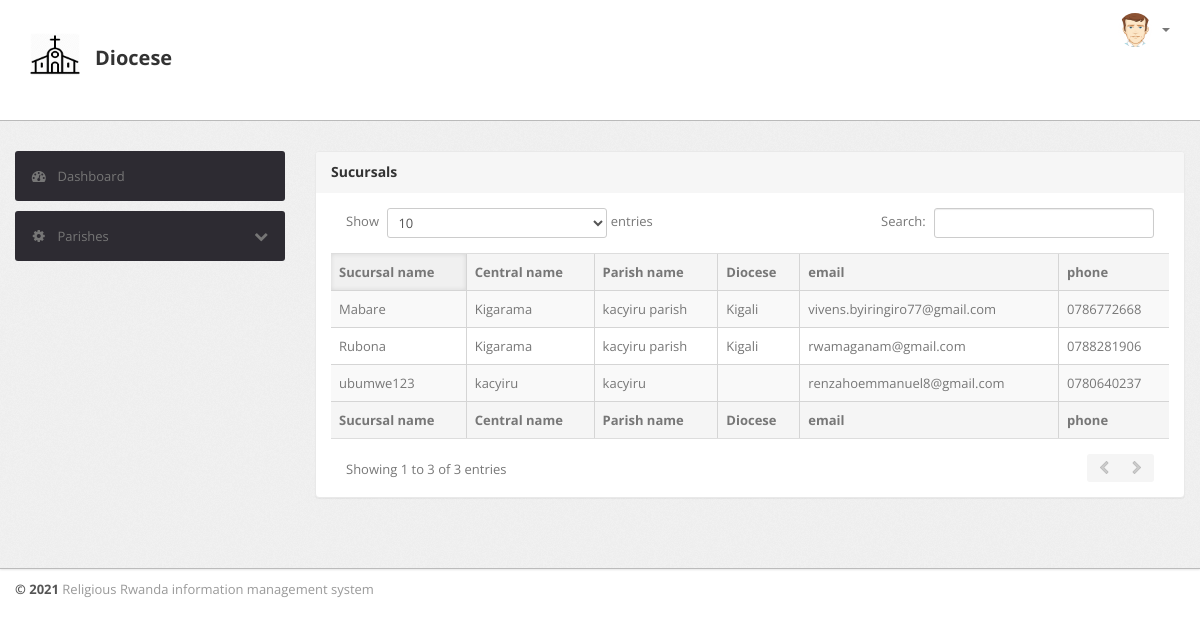
Page /diocese/sucursals.php (signed in) on the committed database.
### tables this page shows
CREATE TABLE `sucursals` (
  `id` int(123) NOT NULL,
  `central_id` int(123) NOT NULL,
  `parish_id` int(123) NOT NULL,
  `suc_name` varchar(255) NOT NULL,
  `email` varchar(255) DEFAULT NULL,
  `phone` varchar(255) DEFAULT NULL
);

CREATE TABLE `centrals` (
  `id` int(123) NOT NULL,
  `parish_id` int(123) NOT NULL,
  `central_name` varchar(255) NOT NULL,
  `email` varchar(255) DEFAULT NULL,
  `phone` varchar(255) DEFAULT NULL
);

CREATE TABLE `parishes` (
  `id` int(11) NOT NULL,
  `parish_name` varchar(112) NOT NULL,
  `diocese_id` int(11) NOT NULL,
  `email` varchar(255) DEFAULT NULL,
  `phone` varchar(255) DEFAULT NULL
);

CREATE TABLE `diocese` (
  `id` int(123) NOT NULL,
  `diocese_name` varchar(123) NOT NULL,
  `short_descriptions` varchar(123) DEFAULT NULL,
  `email` varchar(255) NOT NULL DEFAULT 'systemtest@example.com',
  `phone` varchar(50) NOT NULL DEFAULT '+250788800090'
);

### diocese/urls.php (called while the page is built, shortened)
<?php
$index = "../diocese/homepage";

### diocese/sucursals.php (the view, shortened to what this page needs)
<!DOCTYPE html>
<html lang="en">
<head>
    <link type="text/css" href="../bootstrap/css/bootstrap.min.css" rel="stylesheet">
    <link type="text/css" href="../bootstrap/css/bootstrap-responsive.min.css" rel="stylesheet">
    <link type="text/css" href="../css/theme.css" rel="stylesheet">
    <link type="text/css" href="../images/icons/css/font-awesome.css" rel="stylesheet">
    <link rel="stylesheet" href="../css/font-awesome-4.7.0/css/font-awesome.css">
</head>
<body>
    <?php include("includes/nav-top.php"); ?>
    <div class="wrapper">
        <div class="container">
            <div class="row">
                <div class="span3">
                    <?php include("includes/sidebar.php"); ?>
                </div>
                <div class="span9">
                    <div class="content">
                        <div class="module">
                            <div class="module-head">
                                <h3>Sucursals</h3>
                            </div>
                            <div class="module-body col-lg-12">
                                <table cellpadding="0" cellspacing="0" border="0"
                                    class="datatable-1 table-responsive table table-bordered table-striped	 display"
                                    width="100%">
                                    <thead>
                                        <tr>
                                            <th>Sucursal name</th>
                                            <th>Central name</th>
                                            <th>Parish name</th>
                                            <th>Diocese</th>
                                            <th>email</th>
                                            <th>phone</th>
                                        </tr>
                                    </thead>
                                    <tbody>
                                        <?php
                                            $qr_religions = mysqli_query($conn,"SELECT * FROM sucursals");
                                            while($row = mysqli_fetch_array($qr_religions)){
                                        ?>
                                        <tr>
                                            <td>
                                                <?php echo $row["suc_name"] ?>
                                            </td>
                                            <td>
                                                <?php $get_dios = $conn->query("SELECT * FROM centrals WHERE id='".$row['central_id']."'");
                                                        while($dio_row = mysqli_fetch_array($get_dios)){
                                                            echo $dio_row["central_name"];
                                                        }
                                                ?>
                                            </td>
                                            <td>
                                                <?php $get_dios = $conn->query("SELECT * FROM parishes WHERE id='".$row['parish_id']."'");
                                                    while($dio_row = mysqli_fetch_array($get_dios)){
                                                        echo $dio_row["parish_name"];
                                                ?>
                                            </td>
                                            <td>
                                                <?php
                                                        $get_dioceseONpar = $conn->query("SELECT * FROM diocese WHERE id='".$dio_row['diocese_id']."'");
                                                        while($getItem = mysqli_fetch_array($get_dioceseONpar)){
                                                            echo $getItem["diocese_name"];
                                                        }
                                                    }
                                                ?>
                                            </td>
                                            <td><?php echo $row["email"] ?></td>
                                            <td><?php echo $row["phone"] ?></td>
                                        </tr>
                                        <?php  }  ?>
                                    </tbody>
                                    <tfoot>
                                        <tr>
                                            <th>Sucursal name</th>
                                            <th>Central name</th>
                                            <th>Parish name</th>
                                            <th>Diocese</th>
                                            <th>email</th>
                                            <th>phone</th>
                                        </tr>
                                    </tfoot>
                                </table>
                            </div>
                        </div>
                        <br />
                    </div>
                </div>
            </div>
        </div>
    </div>
    <?php include("includes/footer.php"); ?>
</body>

### diocese/includes/nav-top.php (shortened to what this page needs)
<?php include("urls.php");
?>
<link rel="stylesheet" href="../css/font-awesome-4.7.0/css/font-awesome.css">
<div class="navbar navbar-fixed-top">
    <div class="navbar-inner">
        <div class="container">
                <a class="brand" href="<?php echo $index; ?>">
                <div class="img-rounded">
                    <img class="user-img" style="height:80px;width:80px;" src="../images/accounts/parish.png"
                        title="no image uploaded">Diocese <?php echo $name_top; ?>
                </div>
            </a>
            <div class="nav-collapse collapse navbar-inverse-collapse">
                <ul class="nav pull-right">
                    <li><a href="#"><?php echo $email_top; ?> </a></li>
                    <li class="nav-user dropdown"><a href="#" class="dropdown-toggle" data-toggle="dropdown">
                            <img src="../images/user.png" class="nav-avatar" />
                            <b class="caret"></b></a>
                    </li>
                </ul>
            </div>
        </div>
    </div>
</div>

### diocese/includes/sidebar.php (shortened to what this page needs)
<?php include("urls.php"); ?>
<div class="sidebar">
    <ul class="widget widget-menu unstyled">
        <li class="active"><a href="<?php echo $index; ?>"><i class="menu-icon icon-dashboard"></i>Dashboard
            </a></li>
    </ul>
    <ul class="widget widget-menu unstyled">
        <li><a class="collapsed" data-toggle="collapse" href="#togglePages"><i class="menu-icon icon-cog">
                </i><i class="icon-chevron-down pull-right"></i>Parishes </a>
        </li>
    </ul>
</div>

### diocese/includes/footer.php (shortened to what this page needs)
<div class="footer">
    <div class="container">
        <b class="copyright">&copy;  </b> Religious Rwanda information management system
    </div>
</div>

### rows in the picture
sucursals: suc_name "ubumwe123", email "renzahoemmanuel8@gmail.com", phone "0780640237"
centrals: central_name "kacyiru"
parishes: parish_name "kacyiru"
sucursals: suc_name "Mabare", email "vivens.byiringiro77@gmail.com", phone "0786772668"
centrals: central_name "Kigarama"
parishes: parish_name "kacyiru parish"
diocese: diocese_name "Kigali"
sucursals: suc_name "Rubona", email "rwamaganam@gmail.com", phone "0788281906"
